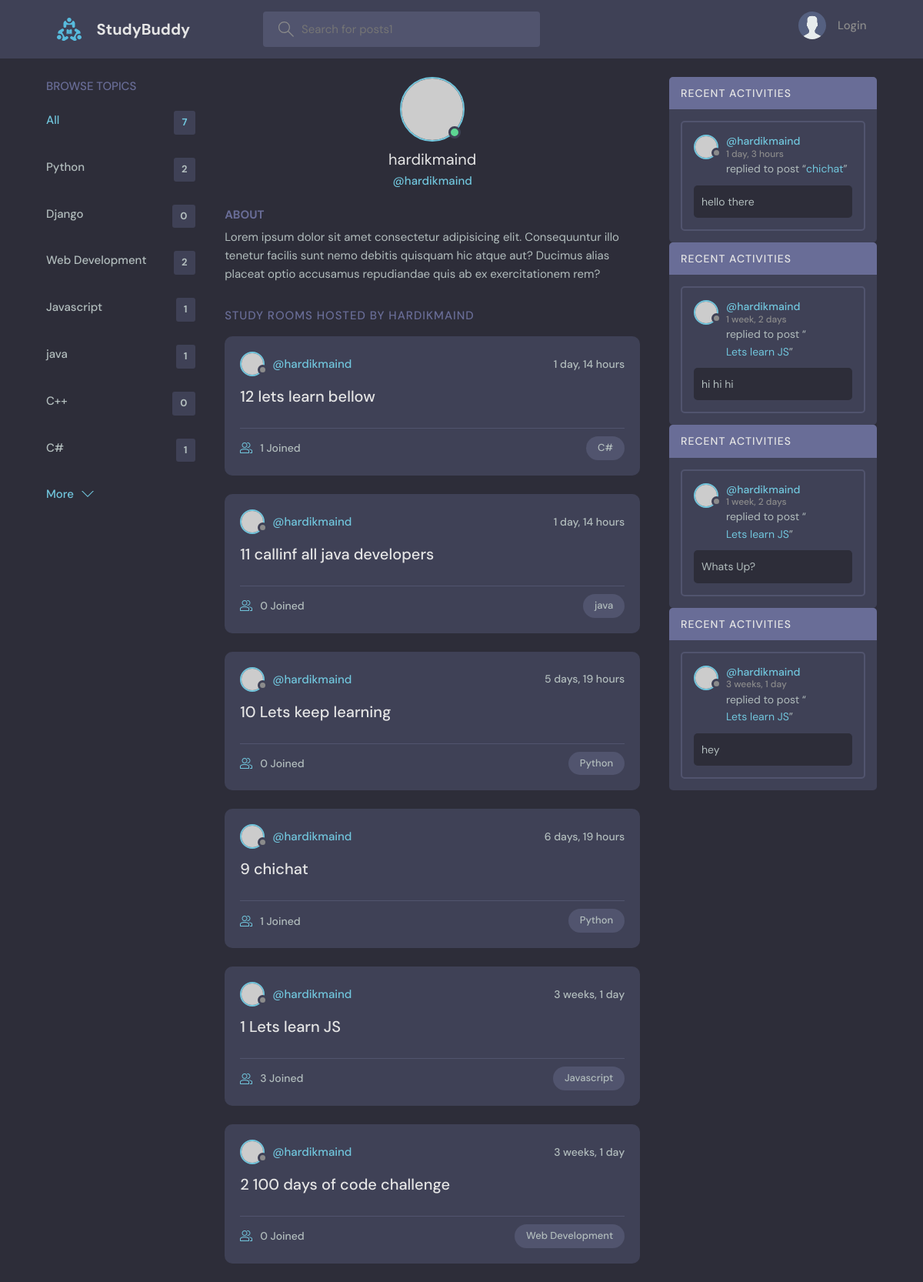
Page /profile/1/ on the committed database.
### base/models.py (models this page shows, shortened)
class Topic(models.Model):
    name = models.CharField(max_length=200)

class Room(models.Model):
    host = models.ForeignKey(User, null=True, on_delete=models.SET_NULL)
    name = models.CharField(max_length=200)
    description = models.TextField(null=True, blank=True)
    participants = models.ManyToManyField(User,related_name='participants', blank=True)
    updated = models.DateTimeField(auto_now=True)
    created = models.DateTimeField(auto_now_add=True)
    topic = models.ForeignKey(Topic, null=True, on_delete=models.SET_NULL)
    class Meta:
        ordering = ['-updated', '-created']
    def __str__(self):
        return self.name

class Message(models.Model):
    user = models.ForeignKey(User, on_delete=models.CASCADE)
    room = models.ForeignKey(Room, on_delete=models.CASCADE)
    body = models.TextField()
    updated = models.DateTimeField(auto_now=True)
    created = models.DateTimeField(auto_now_add=True)
    class Meta:
        ordering = ['-updated', '-created']

### base/views.py (the view)
# urls.py: path('profile/<str:pk>/', views.userProfile,name="user-profile"),
def userProfile(request, pk):
    user = User.objects.get(id=pk)
    rooms = user.room_set.all()
    room_messages = user.message_set.all()
    topics = Topic.objects.all()
    context = {'user': user, 'rooms': rooms,
               'room_messages': room_messages, 'topics': topics}
    return render(request, 'base/profile.html', context)

### base/templates/base/profile.html (shortened to what this page needs)
{% extends 'main.html' %}
{% load static %}
{% block content %}
  <main class="profile-page layout layout--3">
    <div class="container">
      {%include 'base/topic_component.html' %}
      <div class="roomList">
        <div class="profile">
          <div class="profile__avatar">
            <div class="avatar avatar--large active">
              <img src="https://randomuser.me/api/portraits/men/11.jpg" />
            </div>
          </div>
          <div class="profile__info">
            <h3>{{user.username}}</h3>
            <p>@{{user.username}}</p>
          </div>
          <div class="profile__about">
            <h3>About</h3>
            <p>
              Lorem ipsum dolor sit amet consectetur adipisicing elit. Consequuntur illo tenetur
              facilis sunt nemo debitis quisquam hic atque aut? Ducimus alias placeat optio
              accusamus repudiandae quis ab ex exercitationem rem?
            </p>
          </div>
        </div>
        <div class="roomList__header">
          <div>
            <h2>Study Rooms Hosted by {{user.username}}</a>
            </h2>
          </div>
        </div>
        {%include 'base/feed_component.html' %}
      </div>
      {%include 'base/activity_component.html' %}
    </div>
  </main>
{% endblock content %}

### base/templates/base/topic_component.html
<div class="topics">
  <div class="topics__header">
    <h2>Browse Topics</h2>
  </div>
  <ul class="topics__list">
    <li>
      <a href="{% url 'home'%}" class="active">All <span>{{topics.count}}</span></a>
    </li>
    {% for x in topics %}
    <li>
      <a href="{% url 'home' %}?q={{x.name}}"> {{x.name}} <span>{{x.room_set.all.count}}</span></a>
    </li>
    {%endfor%}
  </ul>
  <a class="btn btn--link" href="{% url 'topics' %}">
    More
    <svg
      version="1.1"
      xmlns="http://www.w3.org/2000/svg"
      width="32"
      height="32"
      viewBox="0 0 32 32"
    >
      <title>chevron-down</title>
      <path d="M16 21l-13-13h-3l16 16 16-16h-3l-13 13z"></path>
    </svg>
  </a>
</div>

### base/templates/base/feed_component.html (shortened to what this page needs)
{% for room in rooms %}
<div class="roomListRoom">
  <div class="roomListRoom__header">
    <a href="{% url 'user-profile' room.host.id %}" class="roomListRoom__author">
      <div class="avatar avatar--small">
        <img src="https://randomuser.me/api/portraits/women/11.jpg" />
      </div>
      <span>@{{room.host.username}}</span>
    </a>
    <div class="roomListRoom__actions">
      <span>{{room.created|timesince }}</span>
    </div>
  </div>
  <div class="roomListRoom__content">
    <a href="{% url 'room' room.id %}"> {{room.id}}    {{room.name}}</a>
  </div>
  <div class="roomListRoom__meta">
    <a href="{% url 'room' room.id %}" class="roomListRoom__joined">
      {{room.participants.all.count}} Joined
    </a>
    <p class="roomListRoom__topic">{{room.topic.name}}</p>
  </div>
</div>
{% endfor %}

### base/templates/base/activity_component.html (shortened to what this page needs)
<div>
{% for x in room_messages %}
<div class="activities">
  <div class="activities__header">
    <h2>Recent Activities</h2>
  </div>
  <div class="activities__box">
    <div class="activities__boxHeader roomListRoom__header">
      <a href="{% url 'user-profile' x.user.id %}" class="roomListRoom__author">
        <div class="avatar avatar--small">
          <img src="https://randomuser.me/api/portraits/women/11.jpg" />
        </div>
        <p>
          @{{x.user}}
          <span>{{x.created|timesince}}</span>
        </p>
      </a>
    </div>
    <div class="activities__boxContent">
      <p>
        replied to post “<a href="{%url 'room' x.room.id %}">{{x.room}}</a>”
      </p>
      <div class="activities__boxRoomContent">
        {{x.body}}
      </div>
    </div>
  </div>
</div>
{% endfor %}
</div>

### rows in the picture
Topic: name "Python", room_set.all.count "2"
Topic: name "Django", room_set.all.count "0"
Topic: name "Web Development", room_set.all.count "2"
Topic: name "Javascript", room_set.all.count "1"
Topic: name "java", room_set.all.count "1"
Topic: name "C++", room_set.all.count "0"
Topic: name "C#", room_set.all.count "1"
Room: host.username "hardikmaind", created "1 day, 14 hours", id "12", name "lets learn bellow", participants.all.count "1", topic.name "C#"
Room: host.username "hardikmaind", created "1 day, 14 hours", id "11", name "callinf all java developers", participants.all.count "0", topic.name "java"
Room: host.username "hardikmaind", created "5 days, 19 hours", id "10", name "Lets keep learning", participants.all.count "0", topic.name "Python"
Room: host.username "hardikmaind", created "6 days, 19 hours", id "9", name "chichat", participants.all.count "1", topic.name "Python"
Room: host.username "hardikmaind", created "3 weeks, 1 day", id "1", name "Lets learn JS", participants.all.count "3", topic.name "Javascript"
Room: host.username "hardikmaind", created "3 weeks, 1 day", id "2", name "100 days of code challenge", participants.all.count "0", topic.name "Web Development"
Message: user "hardikmaind", created "1 day, 3 hours", room "chichat", body "hello there"
Message: user "hardikmaind", created "1 week, 2 days", room "Lets learn JS", body "hi hi hi"
Message: user "hardikmaind", created "1 week, 2 days", room "Lets learn JS", body "Whats Up?"
Message: user "hardikmaind", created "3 weeks, 1 day", room "Lets learn JS", body "hey"

### other values in the picture
{{ topics.count }} "7"
{{ user.username }} "hardikmaind"
{{ user.username }} "HARDIKMAIND"
